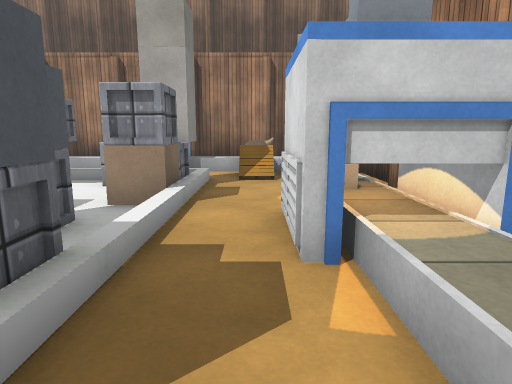
view 1 (above)

16 first-person views from a walk through a Unity game level. The camera is 1.2 m above the floor, tilts 10° down and sees 75° across. The floor is counted in squares, 1 m on a side. Each view is taken from the middle of a square. On the plan, view 1 faces up. The plan holds only what a view shows up to about 14 squares ahead; the rest is blank. The place goes on beyond the plan. Surface patterns are stand-ins for the level's own textures.

view 2
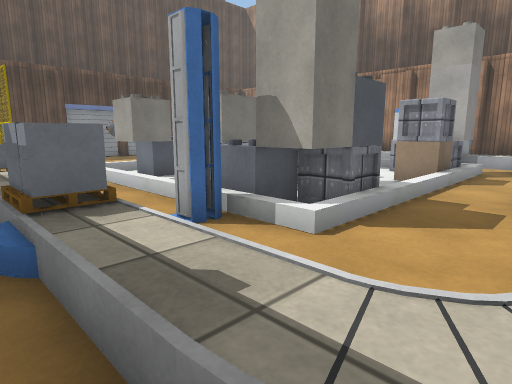

view 3
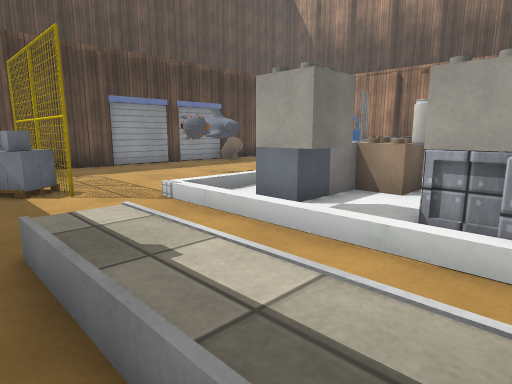

view 4
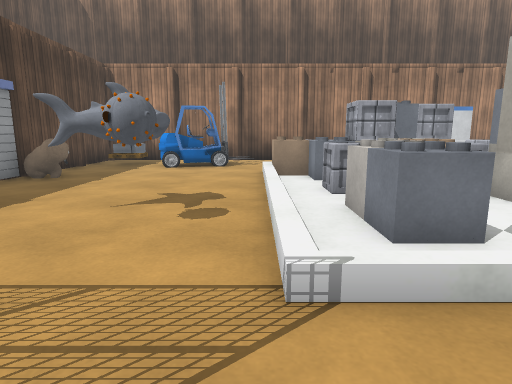

view 5
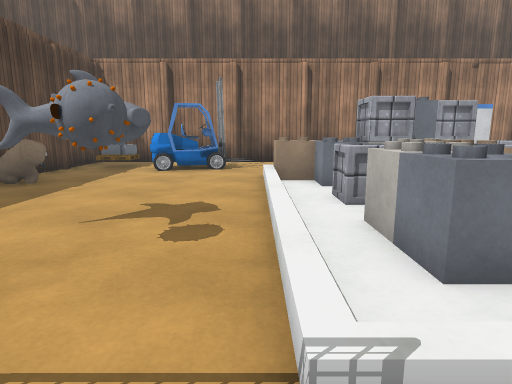

view 6
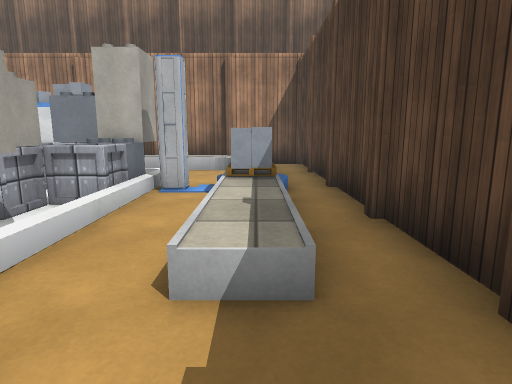

view 7
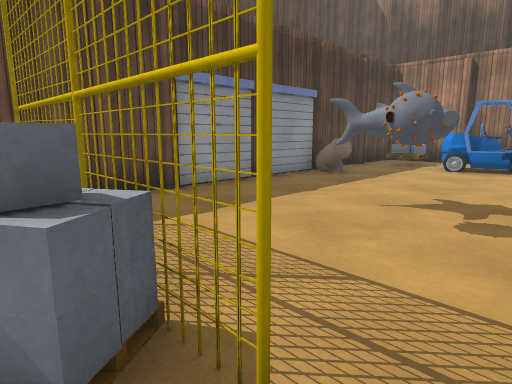

view 8
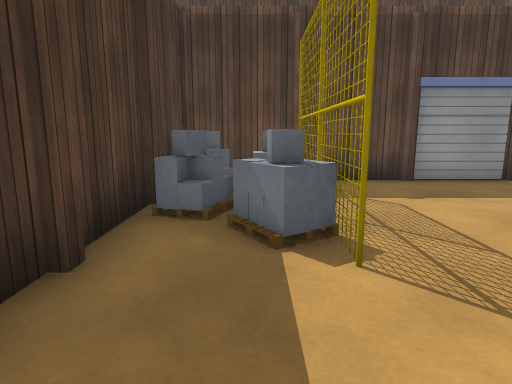

view 9
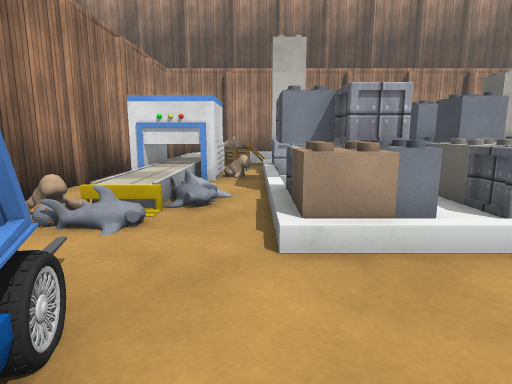

view 10
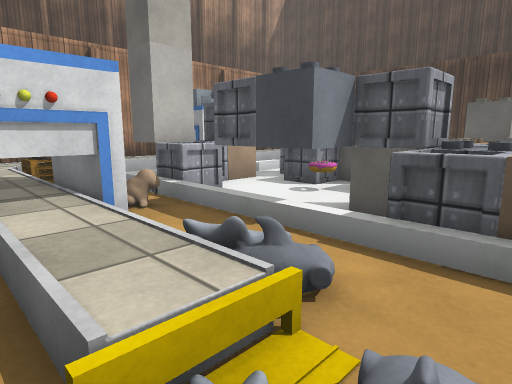

view 11
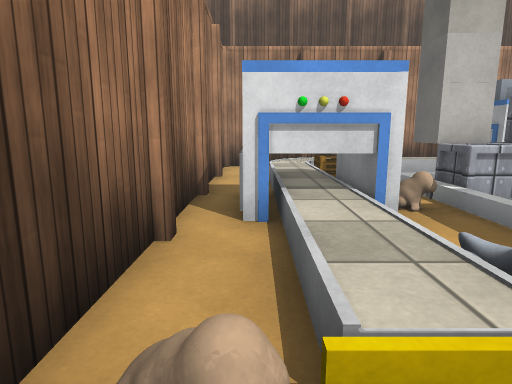

view 12
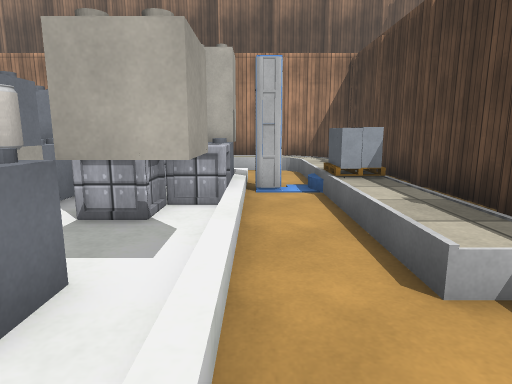

view 13
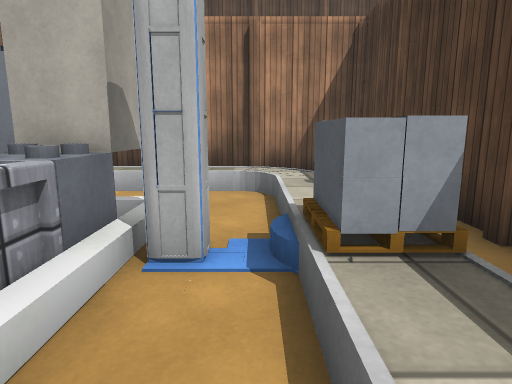

view 14
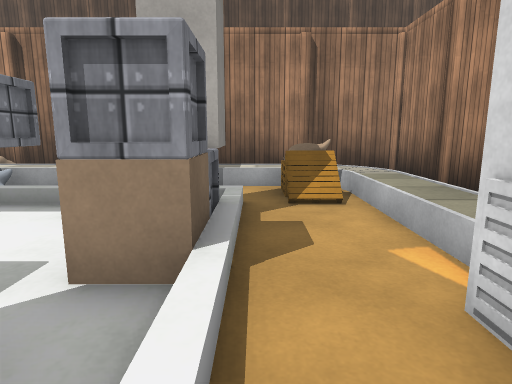

view 15
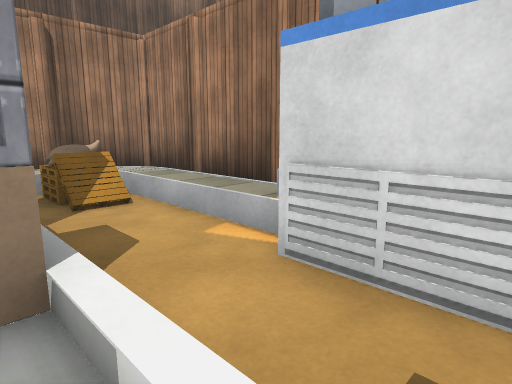

view 16
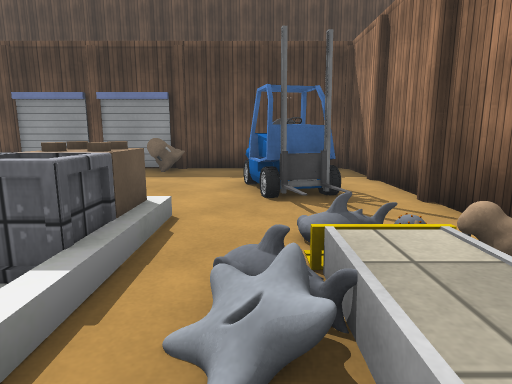

### Floor plan
Key: @ floor where view 1 was taken; # wall or solid block; . main floor; : floor 0.5 m higher than the main floor; / step, stairs or slope; = window, fence, low wall or low ledge; ^ raised ledge; O other object.
Columns run from 17 left of view 1 to 3 right of it. Each row starts with its distance up from view 1.
 13 ############## ######
 12 #......./=...###..  #
 11 #.O.##////:::###:::.#
 10 #...##/..//..##..=//#
  9 #.............O..///#
  8 ##...../OOOOO.OO/.//#
  7 #^=..../.OO....O/.//#
  6 #....../....O..O/.//#
  5 #....../.OOOOO../.###
  4 #... #./.OO.OOO./.##
  3 #...##./.O.O..O./.###
  2 #....#//.O..O..O/.//#
  1 #....../..O..OOO/.//#
  0 #......///////#//@//#
 -1 #######......./...//#
 -2 ###=.=....:::^^:::/.#
 -3 # = =...............#
 -4 #####################

Where each view was taken, in squares from view 1:
view 1: 0 up, 0 right, facing up
view 2: 3 down, 1 right, facing up-left
view 3: 3 down, 4 left, facing up-left
view 4: 2 down, 10 left, facing up
view 5: 1 down, 10 left, facing up
view 6: 2 down, 10 left, facing right
view 7: 2 down, 10 left, facing up-left
view 8: 2 down, 8 left, facing left
view 9: 9 up, 13 left, facing right
view 10: 12 up, 9 left, facing down-right
view 11: 12 up, 9 left, facing right
view 12: 0 up, 10 left, facing right
view 13: 1 down, 6 left, facing right
view 14: 3 up, 1 left, facing up
view 15: 3 up, 2 left, facing up-right
view 16: 10 up, 5 left, facing left
